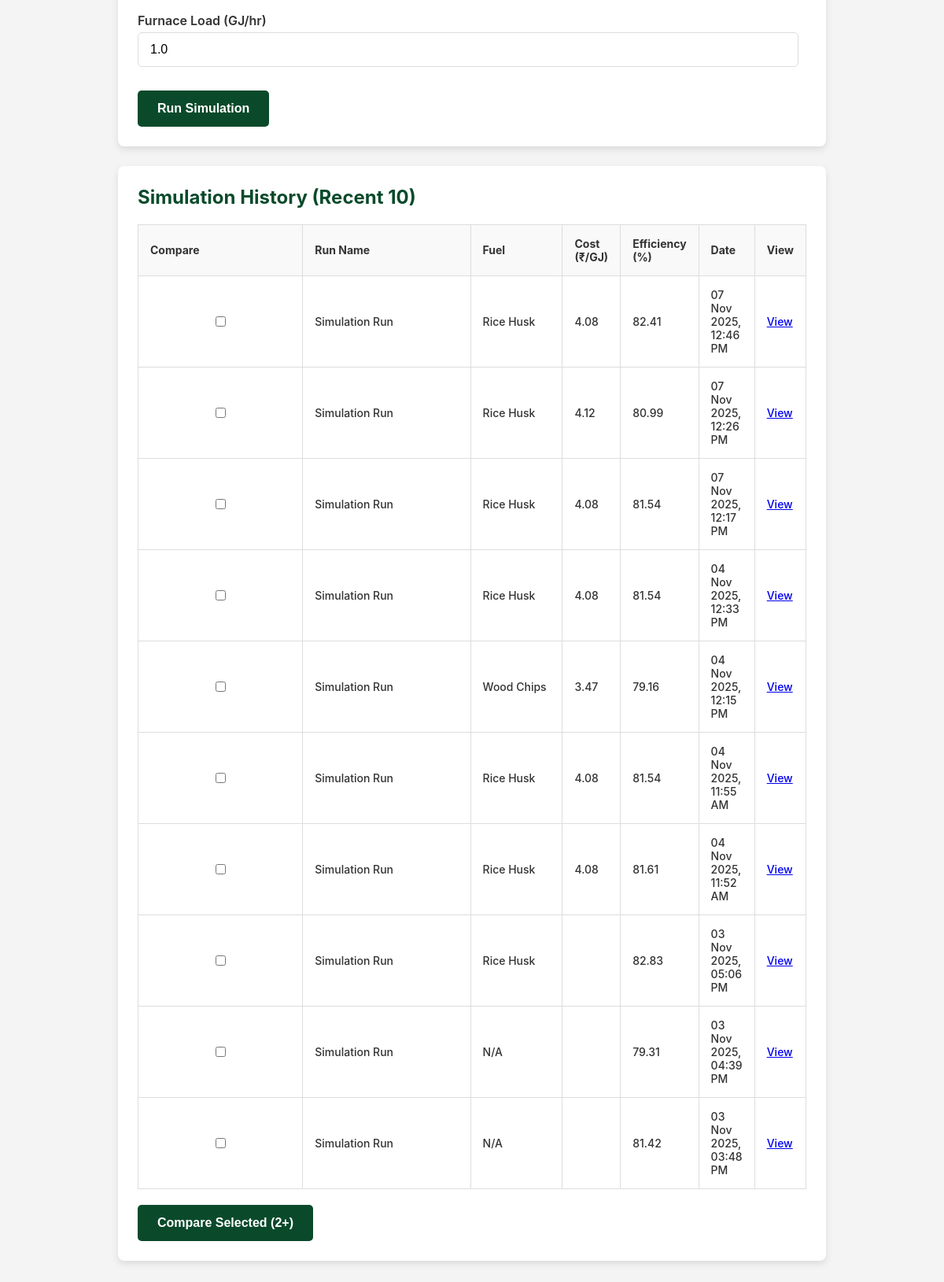
Before: / (lower part) with the older database file.
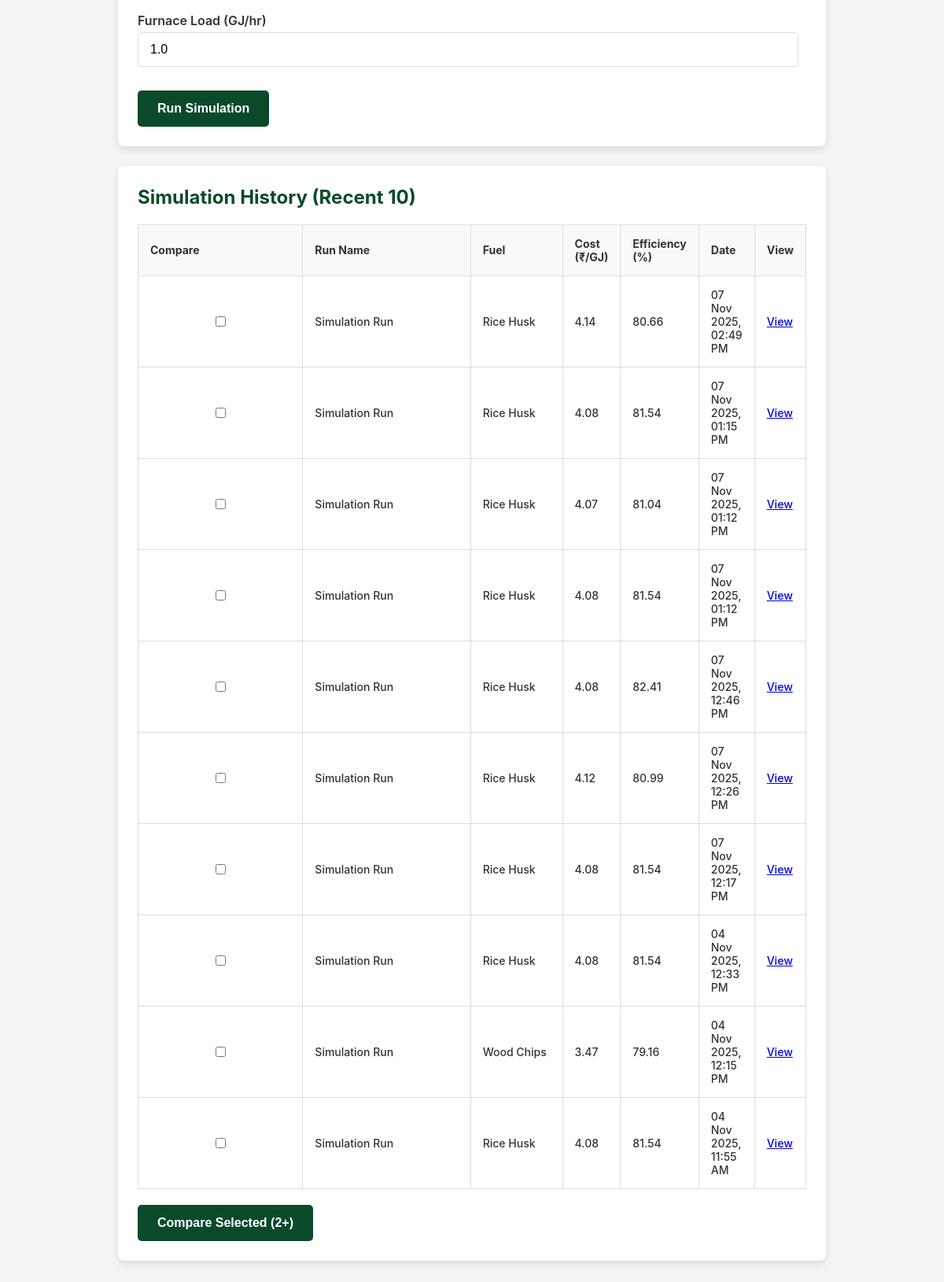
After: the same page with the newer database file.
### combustion_app/models.py (models this page shows, shortened)
class FurnaceRun(models.Model):
    name = models.CharField(max_length=100, default="Simulation Run")
    run_date = models.DateTimeField(auto_now_add=True)
    fuel = models.ForeignKey(Fuel, on_delete=models.SET_NULL, null=True)
    moisture_percent = models.FloatField(default=10.0, verbose_name="Moisture (%)")
    excess_air_percent = models.FloatField(default=30.0, verbose_name="Excess Air (%)")
    furnace_load_gj_hour = models.FloatField(default=1.0, verbose_name="Furnace Load (GJ/hr)")
    calculated_efficiency = models.FloatField(null=True, blank=True, verbose_name="Efficiency (%)")
    exhaust_temp_c = models.FloatField(null=True, blank=True, verbose_name="Exhaust Temp (°C)")
    flue_gas_co2_percent = models.FloatField(null=True, blank=True, verbose_name="Flue Gas CO2 (%)")
    t_adiabatic_c = models.FloatField(null=True, blank=True, verbose_name="Adiabatic Temp (°C)")
    cost_per_gj = models.FloatField(null=True, blank=True, verbose_name="Cost (₹/GJ)")
    cost_per_hour = models.FloatField(null=True, blank=True, verbose_name="Cost (₹/hr)")
    emissions_co_ppm = models.FloatField(null=True, blank=True, verbose_name="CO (ppm)")
    emissions_nox_ppm = models.FloatField(null=True, blank=True, verbose_name="NOx (ppm)")

class Fuel(models.Model):
    name = models.CharField(max_length=100, unique=True)
    C = models.FloatField(default=0.35, verbose_name="Carbon (C) %")
    H = models.FloatField(default=0.04, verbose_name="Hydrogen (H) %")
    O = models.FloatField(default=0.40, verbose_name="Oxygen (O) %")
    N = models.FloatField(default=0.005, verbose_name="Nitrogen (N) %")
    S = models.FloatField(default=0.005, verbose_name="Sulfur (S) %")
    Ash = models.FloatField(default=0.20, verbose_name="Ash %")
    hhv_mj_kg = models.FloatField(default=16.0, verbose_name="HHV (MJ/kg)")
    cost_per_tonne = models.FloatField(default=50.0, verbose_name="Cost (₹/tonne)") # <-- NEW
    def __str__(self):
        return self.name

### combustion_app/views.py (the view, shortened to what this page needs)
# urls.py: path('', views.simulation_input, name='simulation_input'),
def simulation_input(request):
    form = FurnaceRunForm()
    history_runs = FurnaceRun.objects.all().order_by('-run_date')[:10]
    context = {
        'form': form,
        'title': 'Furnace Model Input',
        'history_runs': history_runs # Pass history to template
    }
    return render(request, 'combustion_app/input_form.html', context)

### combustion_app/forms.py
class FurnaceRunForm(forms.ModelForm):
    fuel = forms.ModelChoiceField(queryset=Fuel.objects.all(),
                                  empty_label="--- Select a Fuel ---",
                                  widget=forms.Select(attrs={'class': 'form-control'}))
    class Meta:
        model = FurnaceRun
        fields = ['name', 'fuel', 'moisture_percent', 'excess_air_percent', 'furnace_load_gj_hour'] # <-- UPDATED
        widgets = {
            'name': forms.TextInput(attrs={'placeholder': 'e.g., Test Run 1'}),
            'moisture_percent': forms.NumberInput(attrs={'step': 1, 'min': 1, 'max': 50}),
            'excess_air_percent': forms.NumberInput(attrs={'step': 5, 'min': 10, 'max': 200}),
            'furnace_load_gj_hour': forms.NumberInput(attrs={'step': 0.1, 'min': 0.1, 'max': 100}), # <-- NEW
        }

### combustion_app/templates/combustion_app/input_form.html (shortened to what this page needs)
{% extends 'combustion_app/base.html' %}
{% block content %}
<div class="card">
    <form method="post">
        <div class="form-group">
            <label for="{{ form.furnace_load_gj_hour.id_for_label }}">{{ form.furnace_load_gj_hour.label }}</label>
            {{ form.furnace_load_gj_hour }}
        </div>
        <button type="submit" class="btn">Run Simulation</button>
    </form>
</div>
<div class="card">
    <h2>Simulation History (Recent 10)</h2>
    <form action="{% url 'compare_view' %}" method="GET">
        <table class="results-table" style="font-size: 14px;">
            <thead>
                <tr>
                    <th>Compare</th>
                    <th>Run Name</th>
                    <th>Fuel</th>
                    <th>Cost (₹/GJ)</th>
                    <th>Efficiency (%)</th>
                    <th>Date</th>
                    <th>View</th>
                </tr>
            </thead>
            <tbody>
                {% for run in history_runs %}
                <tr>
                    <td style="text-align: center;">
                        <input type="checkbox" name="run_ids" value="{{ run.id }}">
                    </td>
                    <td>{{ run.name }}</td>
                    <td>{{ run.fuel.name|default:"N/A" }}</td>
                    <td>{{ run.cost_per_gj|floatformat:2 }}</td>
                    <td>{{ run.calculated_efficiency|floatformat:2 }}</td>
                    <td>{{ run.run_date|date:"d M Y, h:i A" }}</td>
                    <td><a href="{% url 'simulation_results' run_id=run.id %}">View</a></td>
                </tr>
                {% empty %}
                <tr>
                    <td colspan="7" style="text-align: center;">No simulation history found.</td>
                </tr>
                {% endfor %}
            </tbody>
        </table>
        <button type="submit" class="btn" style="margin-top: 20px;">Compare Selected (2+)</button>
    </form>
</div>
{% endblock %}

Changed rows visible on the page:
no longer on this page (row unchanged): FurnaceRun: name "Simulation Run", fuel.name "Rice Husk", cost_per_gj "4.08", calculated_efficiency "81.61", run_date "04 Nov 2025, 11:52 AM"
no longer on this page (row unchanged): FurnaceRun: name "Simulation Run", fuel.name "Rice Husk", calculated_efficiency "82.83", run_date "03 Nov 2025, 05:06 PM"
no longer on this page (row unchanged): FurnaceRun: name "Simulation Run", fuel.name "N/A", calculated_efficiency "79.31", run_date "03 Nov 2025, 04:39 PM"
no longer on this page (row unchanged): FurnaceRun: name "Simulation Run", fuel.name "N/A", calculated_efficiency "81.42", run_date "03 Nov 2025, 03:48 PM"
added FurnaceRun: name "Simulation Run", fuel.name "Rice Husk", cost_per_gj "4.14", calculated_efficiency "80.66", run_date "07 Nov 2025, 02:49 PM"
added FurnaceRun: name "Simulation Run", fuel.name "Rice Husk", cost_per_gj "4.08", calculated_efficiency "81.54", run_date "07 Nov 2025, 01:15 PM"
added FurnaceRun: name "Simulation Run", fuel.name "Rice Husk", cost_per_gj "4.07", calculated_efficiency "81.04", run_date "07 Nov 2025, 01:12 PM"
added FurnaceRun: name "Simulation Run", fuel.name "Rice Husk", cost_per_gj "4.08", calculated_efficiency "81.54", run_date "07 Nov 2025, 01:12 PM"
